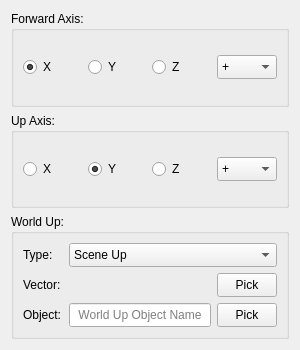
<?xml version="1.0" encoding="UTF-8"?>
<ui version="4.0">
 <class>aimTab</class>
 <widget class="QWidget" name="aimTab">
  <property name="geometry">
   <rect>
    <x>0</x>
    <y>0</y>
    <width>300</width>
    <height>350</height>
   </rect>
  </property>
  <property name="windowTitle">
   <string>Form</string>
  </property>
  <layout class="QVBoxLayout" name="verticalLayout">
   <item>
    <widget class="QGroupBox" name="forwardAxisGroupBox">
     <property name="sizePolicy">
      <sizepolicy hsizetype="Expanding" vsizetype="Expanding">
       <horstretch>0</horstretch>
       <verstretch>0</verstretch>
      </sizepolicy>
     </property>
     <property name="title">
      <string>Forward Axis:</string>
     </property>
     <layout class="QHBoxLayout" name="forwardAxisLayout">
      <item>
       <widget class="QRadioButton" name="forwardXRadioButton">
        <property name="text">
         <string>X</string>
        </property>
        <property name="checked">
         <bool>true</bool>
        </property>
        <attribute name="buttonGroup">
         <string notr="true">forwardAxisButtonGroup</string>
        </attribute>
       </widget>
      </item>
      <item>
       <widget class="QRadioButton" name="forwardYRadioButton">
        <property name="text">
         <string>Y</string>
        </property>
        <attribute name="buttonGroup">
         <string notr="true">forwardAxisButtonGroup</string>
        </attribute>
       </widget>
      </item>
      <item>
       <widget class="QRadioButton" name="forwardZRadioButton">
        <property name="text">
         <string>Z</string>
        </property>
        <attribute name="buttonGroup">
         <string notr="true">forwardAxisButtonGroup</string>
        </attribute>
       </widget>
      </item>
      <item>
       <widget class="QComboBox" name="forwardAxisSignComboBox">
        <property name="sizePolicy">
         <sizepolicy hsizetype="Fixed" vsizetype="Fixed">
          <horstretch>0</horstretch>
          <verstretch>0</verstretch>
         </sizepolicy>
        </property>
        <property name="minimumSize">
         <size>
          <width>60</width>
          <height>24</height>
         </size>
        </property>
        <property name="maximumSize">
         <size>
          <width>60</width>
          <height>24</height>
         </size>
        </property>
        <property name="maxCount">
         <number>2</number>
        </property>
        <item>
         <property name="text">
          <string>+</string>
         </property>
        </item>
        <item>
         <property name="text">
          <string>-</string>
         </property>
        </item>
       </widget>
      </item>
     </layout>
    </widget>
   </item>
   <item>
    <widget class="QGroupBox" name="upAxisGroupBox">
     <property name="sizePolicy">
      <sizepolicy hsizetype="Expanding" vsizetype="Expanding">
       <horstretch>0</horstretch>
       <verstretch>0</verstretch>
      </sizepolicy>
     </property>
     <property name="title">
      <string>Up Axis:</string>
     </property>
     <layout class="QHBoxLayout" name="upAxisLayout">
      <item>
       <widget class="QRadioButton" name="upXRadioButton">
        <property name="text">
         <string>X</string>
        </property>
        <attribute name="buttonGroup">
         <string notr="true">upAxisButtonGroup</string>
        </attribute>
       </widget>
      </item>
      <item>
       <widget class="QRadioButton" name="upYRadioButton">
        <property name="text">
         <string>Y</string>
        </property>
        <property name="checked">
         <bool>true</bool>
        </property>
        <attribute name="buttonGroup">
         <string notr="true">upAxisButtonGroup</string>
        </attribute>
       </widget>
      </item>
      <item>
       <widget class="QRadioButton" name="upZRadioButton">
        <property name="text">
         <string>Z</string>
        </property>
        <attribute name="buttonGroup">
         <string notr="true">upAxisButtonGroup</string>
        </attribute>
       </widget>
      </item>
      <item>
       <widget class="QComboBox" name="upAxisSignComboBox">
        <property name="sizePolicy">
         <sizepolicy hsizetype="Fixed" vsizetype="Fixed">
          <horstretch>0</horstretch>
          <verstretch>0</verstretch>
         </sizepolicy>
        </property>
        <property name="minimumSize">
         <size>
          <width>60</width>
          <height>24</height>
         </size>
        </property>
        <property name="maximumSize">
         <size>
          <width>60</width>
          <height>24</height>
         </size>
        </property>
        <property name="maxCount">
         <number>2</number>
        </property>
        <item>
         <property name="text">
          <string>+</string>
         </property>
        </item>
        <item>
         <property name="text">
          <string>-</string>
         </property>
        </item>
       </widget>
      </item>
     </layout>
    </widget>
   </item>
   <item>
    <widget class="QGroupBox" name="worldUpGroupBox">
     <property name="sizePolicy">
      <sizepolicy hsizetype="Expanding" vsizetype="Expanding">
       <horstretch>0</horstretch>
       <verstretch>0</verstretch>
      </sizepolicy>
     </property>
     <property name="title">
      <string>World Up:</string>
     </property>
     <layout class="QVBoxLayout" name="worldUpLayout">
      <item>
       <layout class="QHBoxLayout" name="worldUpTypeLayout">
        <item>
         <widget class="QLabel" name="worldUpTypeLabel">
          <property name="sizePolicy">
           <sizepolicy hsizetype="Fixed" vsizetype="Fixed">
            <horstretch>0</horstretch>
            <verstretch>0</verstretch>
           </sizepolicy>
          </property>
          <property name="minimumSize">
           <size>
            <width>40</width>
            <height>24</height>
           </size>
          </property>
          <property name="maximumSize">
           <size>
            <width>40</width>
            <height>24</height>
           </size>
          </property>
          <property name="text">
           <string>Type:</string>
          </property>
         </widget>
        </item>
        <item>
         <widget class="QComboBox" name="worldUpTypeComboBox">
          <property name="minimumSize">
           <size>
            <width>0</width>
            <height>24</height>
           </size>
          </property>
          <property name="maximumSize">
           <size>
            <width>16777215</width>
            <height>24</height>
           </size>
          </property>
          <item>
           <property name="text">
            <string>Scene Up</string>
           </property>
          </item>
          <item>
           <property name="text">
            <string>Object Up</string>
           </property>
          </item>
          <item>
           <property name="text">
            <string>Object Rotation Up</string>
           </property>
          </item>
          <item>
           <property name="text">
            <string>Vector</string>
           </property>
          </item>
         </widget>
        </item>
       </layout>
      </item>
      <item>
       <layout class="QHBoxLayout" name="worldUpVectorLayout">
        <item>
         <widget class="QLabel" name="worldUpVectorLabel">
          <property name="sizePolicy">
           <sizepolicy hsizetype="Fixed" vsizetype="Fixed">
            <horstretch>0</horstretch>
            <verstretch>0</verstretch>
           </sizepolicy>
          </property>
          <property name="minimumSize">
           <size>
            <width>40</width>
            <height>24</height>
           </size>
          </property>
          <property name="maximumSize">
           <size>
            <width>40</width>
            <height>24</height>
           </size>
          </property>
          <property name="text">
           <string>Vector:</string>
          </property>
         </widget>
        </item>
        <item>
         <widget class="QVectorEdit" name="worldUpVectorEdit" native="true">
          <property name="minimumSize">
           <size>
            <width>0</width>
            <height>24</height>
           </size>
          </property>
          <property name="maximumSize">
           <size>
            <width>16777215</width>
            <height>24</height>
           </size>
          </property>
         </widget>
        </item>
        <item>
         <widget class="QPushButton" name="worldUpVectorPushButton">
          <property name="sizePolicy">
           <sizepolicy hsizetype="Fixed" vsizetype="Fixed">
            <horstretch>0</horstretch>
            <verstretch>0</verstretch>
           </sizepolicy>
          </property>
          <property name="minimumSize">
           <size>
            <width>60</width>
            <height>24</height>
           </size>
          </property>
          <property name="maximumSize">
           <size>
            <width>60</width>
            <height>24</height>
           </size>
          </property>
          <property name="text">
           <string>Pick</string>
          </property>
         </widget>
        </item>
       </layout>
      </item>
      <item>
       <layout class="QHBoxLayout" name="worldUpObjectLayout">
        <item>
         <widget class="QLabel" name="worldUpObjectLabel">
          <property name="sizePolicy">
           <sizepolicy hsizetype="Fixed" vsizetype="Fixed">
            <horstretch>0</horstretch>
            <verstretch>0</verstretch>
           </sizepolicy>
          </property>
          <property name="minimumSize">
           <size>
            <width>40</width>
            <height>24</height>
           </size>
          </property>
          <property name="maximumSize">
           <size>
            <width>40</width>
            <height>24</height>
           </size>
          </property>
          <property name="text">
           <string>Object:</string>
          </property>
         </widget>
        </item>
        <item>
         <widget class="QLineEdit" name="worldUpObjectLineEdit">
          <property name="minimumSize">
           <size>
            <width>0</width>
            <height>24</height>
           </size>
          </property>
          <property name="maximumSize">
           <size>
            <width>16777215</width>
            <height>24</height>
           </size>
          </property>
          <property name="alignment">
           <set>Qt::AlignCenter</set>
          </property>
          <property name="readOnly">
           <bool>true</bool>
          </property>
          <property name="placeholderText">
           <string>World Up Object Name</string>
          </property>
         </widget>
        </item>
        <item>
         <widget class="QPushButton" name="worldUpObjectPushButton">
          <property name="sizePolicy">
           <sizepolicy hsizetype="Fixed" vsizetype="Fixed">
            <horstretch>0</horstretch>
            <verstretch>0</verstretch>
           </sizepolicy>
          </property>
          <property name="minimumSize">
           <size>
            <width>60</width>
            <height>24</height>
           </size>
          </property>
          <property name="maximumSize">
           <size>
            <width>60</width>
            <height>24</height>
           </size>
          </property>
          <property name="text">
           <string>Pick</string>
          </property>
         </widget>
        </item>
       </layout>
      </item>
     </layout>
    </widget>
   </item>
  </layout>
 </widget>
 <customwidgets>
  <customwidget>
   <class>QVectorEdit</class>
   <extends>QWidget</extends>
   <header>qvectoredit.h</header>
   <container>1</container>
  </customwidget>
 </customwidgets>
 <resources/>
 <connections/>
 <buttongroups>
  <buttongroup name="forwardAxisButtonGroup"/>
  <buttongroup name="upAxisButtonGroup"/>
 </buttongroups>
</ui>
